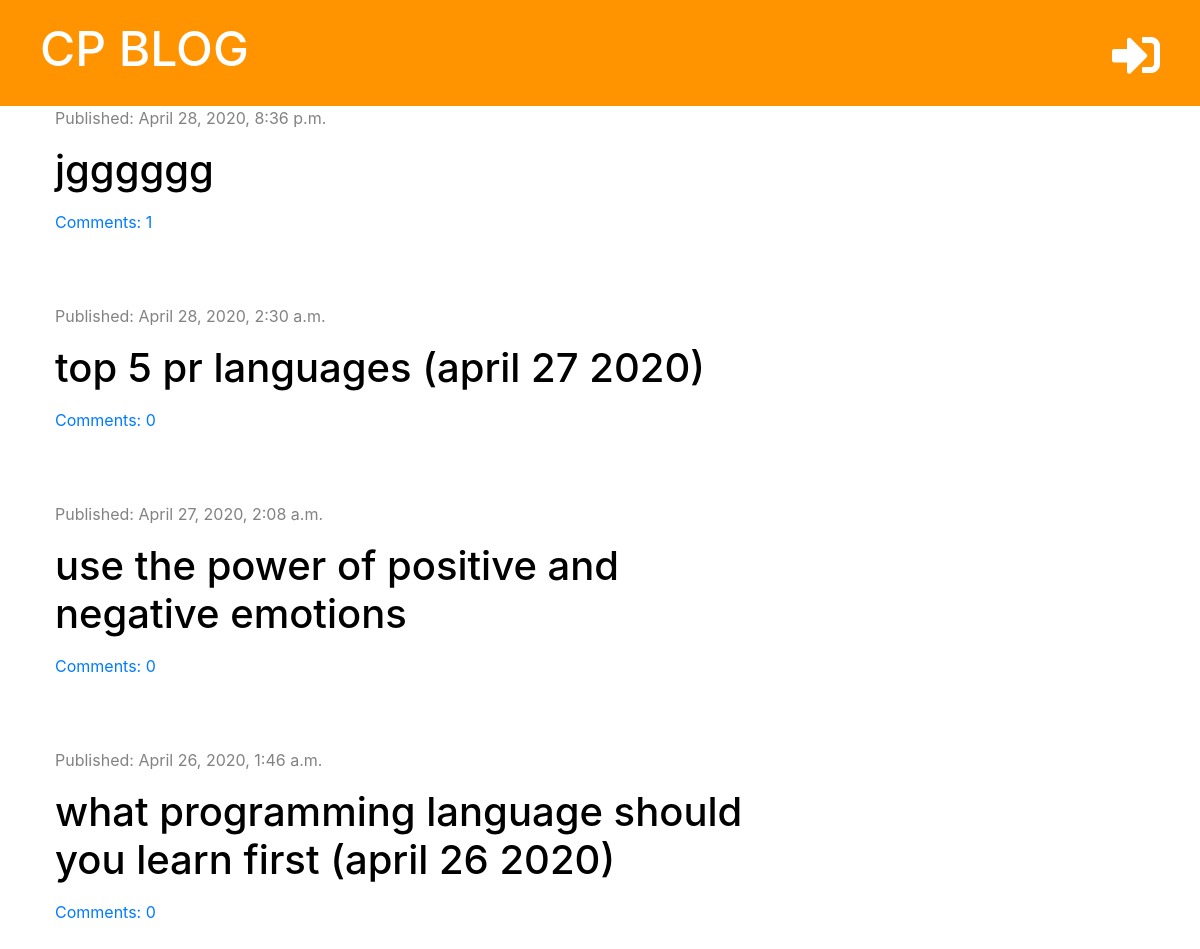
The page / on the database its author committed.
### blog/models.py (models this page shows, shortened)
class Post(models.Model):
    author = models.ForeignKey('auth.User', on_delete=models.CASCADE)
    title = models.CharField(max_length=200)
    text = models.TextField()
    created_date = models.DateTimeField(default=timezone.now)
    published_date = models.DateTimeField(blank=True, null=True)
    def approved_comments(self):
        return self.comments.filter(approved=True)

### blog/views.py (the view)
# urls.py: path('', views.post_list, name='post_list'),
def post_list(request):
    posts = Post.objects.filter(published_date__lte=timezone.now()).order_by('-published_date')
    stuff_for_frontend = {'posts': posts}
    return render(request, 'blog/post_list.html', stuff_for_frontend)

### blog/templatetags/markdownify.py (called while the page is built)
@register.filter
def markdown(value):
    renderer = HighlightRenderer()
    markdown = mistune.Markdown(renderer=renderer)
    return markdown(value)

### blog/templates/blog/post_list.html (shortened to what this page needs)
{% extends 'blog/base.html' %}
{% load markdownify %}
{% block content %}
    {% for post in posts %}
        <div class="post">
            <div class="date">
                <p>Published: {{ post.published_date }}</p>
            </div>
            <h1><a href="{% url 'post_detail' pk=post.pk %}">{{ post.title }}</a></h1>
            <a href="{% url 'post_detail' pk=post.pk %}">Comments: {{ post.approved_comments.count }}</a>
        </div>
    {% endfor %}
{% endblock %}

### blog/static/css/blog.css (style rules this page uses)
.date { color: #828282; }
.post { margin-bottom: 70px; }
.post h1 a { color: #000000; }

### rows shown on the page
Post: published_date "April 28, 2020, 8:36 p.m.", title "jgggggg", approved_comments.count "1"
Post: published_date "April 28, 2020, 2:30 a.m.", title "top 5 pr languages (april 27 2020)", approved_comments.count "0"
Post: published_date "April 27, 2020, 2:08 a.m.", title "use the power of positive and negative emotions", approved_comments.count "0"
Post: published_date "April 26, 2020, 1:46 a.m.", title "what programming language should you learn first (april 26 2020)", approved_comments.count "0"
